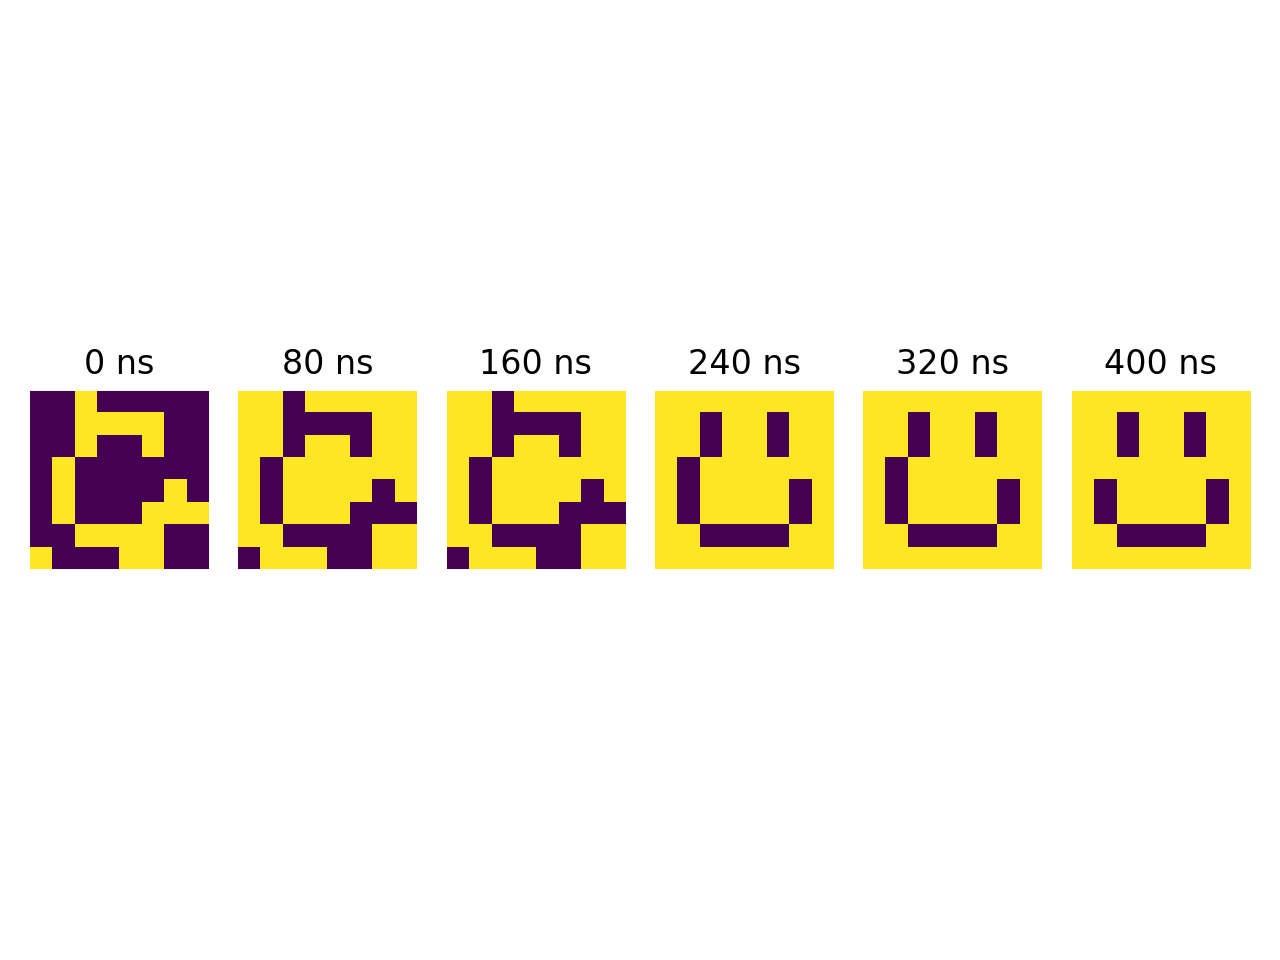

This chart was generated by the following Python code:
import torch
import numpy as np
import matplotlib.pyplot as plt

from simulated_bifurcation import ConvergenceWarning, reset_env, set_env
from simulated_bifurcation.core import Ising
from simulated_bifurcation.optimizer import (
    SimulatedBifurcationEngine,
    SimulatedBifurcationOptimizer,
)

# Image 1: Smiley
smiley = np.array([[-1, -1, -1, -1, -1, -1, -1, -1],
                   [-1, -1,  1, -1, -1,  1, -1, -1],
                   [-1, -1,  1, -1, -1,  1, -1, -1],
                   [-1, -1, -1, -1, -1, -1, -1, -1],
                   [-1,  1, -1, -1, -1, -1,  1, -1],
                   [-1,  1, -1, -1, -1, -1,  1, -1],
                   [-1, -1,  1,  1,  1,  1, -1, -1],
                   [-1, -1, -1, -1, -1, -1, -1, -1]])

# Image 2: Check
check  = np.array([[-1, -1, -1, -1, -1, -1, -1, -1],
                   [-1, -1, -1, -1, -1, -1,  1, -1],
                   [-1, -1, -1, -1, -1,  1,  1, -1],
                   [-1,  1, -1, -1, -1,  1, -1, -1],
                   [-1,  1,  1, -1,  1,  1, -1, -1],
                   [-1, -1,  1,  1,  1, -1, -1, -1],
                   [-1, -1, -1,  1, -1, -1, -1, -1],
                   [-1, -1, -1, -1, -1, -1, -1, -1]])

# Make a noisy version of smiley
noise = np.random.randint(10, size=(8,8))
smiley_noise = [[-s if n == 0 else s for s, n in zip(sm, no)] for sm, no in zip(smiley, noise)]
smiley_noise = np.array(smiley_noise)
smiley_noise_1d = smiley_noise.reshape(64)

# Compute the weights for the hopfield network
smiley_1d = smiley.reshape(64)
check_1d  = check.reshape(64)
weights = np.zeros((64,64))

# Set weights via Hebbian learning
for i in range(64):
    for j in range(64):
        weights[i][j] = ((smiley_1d[i] * smiley_1d[j]) + (check_1d[i] * check_1d[j]))

ising = Ising(weights, digital_ising_size = 64, use_fpga = True)

# DIMPLE params
cycles = [20, 40, 60, 80, 100]

# Use DIMPLE to recall smiley in steps
smilies_out = [smiley_noise]

for i in range(len(cycles)):
    ising.minimize(
        1,
        100000,
        use_fpga = True,
        shuffle_spins = False,
        cycles = cycles[i],
        initial_spins = smiley_noise_1d,
        reprogram_J = (i == 0)
    )
    smilies_out.append(ising.computed_spins.numpy().reshape((8,8)))

cycles.insert(0,0)

# Show images
for i in range(len(cycles)):
    ax = plt.subplot(1, len(cycles), i+1)
    ax.imshow(smilies_out[i], interpolation='nearest')
    sec = cycles[i]*4
    ax.title.set_text(f"{sec} ns")
    ax.axis("off")

#plt.show()
plt.tight_layout()
plt.savefig("hopfield_settle.png", dpi=200)
